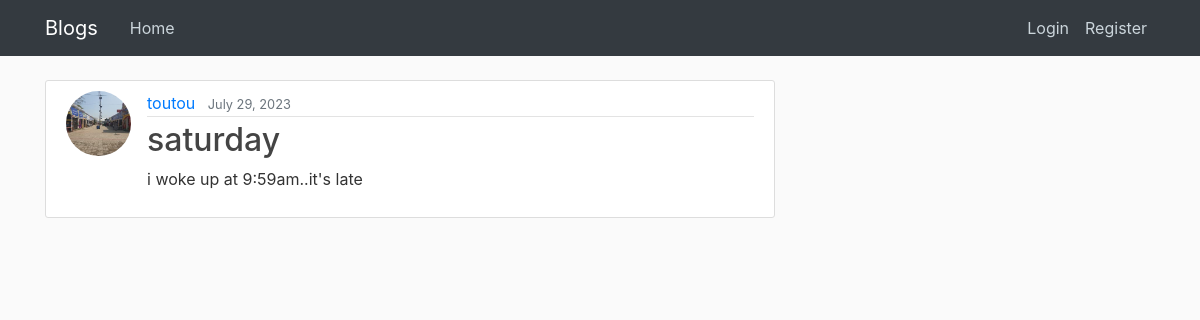
Page /post/7 on the committed database.
### blog/models.py (models this page shows, shortened)
class Post(models.Model):
    title = models.CharField(max_length=100)
    content = models.TextField()
    date_posted = models.DateTimeField(default=timezone.now)
    author = models.ForeignKey(User, on_delete=models.CASCADE)

### users/models.py (models this page shows, shortened)
class Profile(models.Model):
    user = models.OneToOneField(User, on_delete=models.CASCADE)
    image = models.ImageField(default='default.jpg', upload_to="profile_pics")

### blog/views.py (the view)
# urls.py: path('post/<int:pk>', PostDetailView.as_view(), name='post-detail'),
class PostDetailView(DetailView):
    model = Post
    template_name = 'blog/post_detail.html'

### blog/templates/blog/post_detail.html (shortened to what this page needs)
{%extends "blog/base.html"%} {% block content %}
<article class="media content-section">
  <img
    src="{{object.author.profile.image.url}}"
    class="rounded-circle article article-img"
  />
  <div class="media-body">
    <div class="article-metadata">
      <a class="mr-2" href="{% url 'user-post' post.author.username %}">{{ object.author }}</a>
      <small class="text-muted">{{ object.date_posted|date:"F d, Y"}}</small>
    </div>
    <h2 class="article-title">{{ object.title }}</h2>
    <p class="article-content">{{ object.content }}</p>
  </div>
</article>
{% endblock %}

### blog/static/blog/main.css (style rules this page uses)
body { background: #fafafa; color: #333333; margin-top: 5rem; }
h1, h2, h3, h4, h5, h6 { color: #444444; }
.content-section { background: #ffffff; padding: 10px 20px; border: 1px solid #dddddd; border-radius: 3px; margin-bottom: 20px; }
.article-title { color: #444444; }
.article-content { white-space: pre-line; }
.article-img { height: 65px; width: 65px; margin-right: 16px; }
.article-metadata { padding-bottom: 1px; margin-bottom: 4px; border-bottom: 1px solid #e3e3e3; }

### rows in the picture
Post: author.profile.image (picture), author "toutou", date_posted "July 29, 2023", title "saturday", content "i woke up at 9:59am..it's late"
